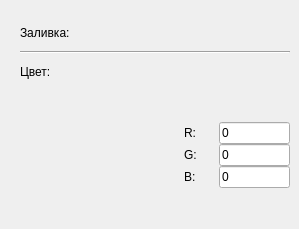
         <widget class="QWidget" name="fill_page">
          <widget class="QWidget" name="verticalLayoutWidget_6">
           <property name="geometry">
            <rect>
             <x>20</x>
             <y>20</y>
             <width>270</width>
             <height>200</height>
            </rect>
           </property>
           <layout class="QVBoxLayout" name="fill_layout" stretch="1,0,1,5">
            <property name="spacing">
             <number>5</number>
            </property>
            <item>
             <widget class="QLabel" name="label_20">
              <property name="text">
               <string>Заливка:</string>
              </property>
             </widget>
            </item>
            <item>
             <widget class="Line" name="line_3">
              <property name="orientation">
               <enum>Qt::Horizontal</enum>
              </property>
             </widget>
            </item>
            <item>
             <widget class="QLabel" name="label_4">
              <property name="text">
               <string>Цвет:</string>
              </property>
             </widget>
            </item>
            <item>
             <layout class="QHBoxLayout" name="fill_color_setter" stretch="3,2">
              <property name="leftMargin">
               <number>5</number>
              </property>
              <item>
               <spacer name="horizontalSpacer_7">
                <property name="orientation">
                 <enum>Qt::Horizontal</enum>
                </property>
                <property name="sizeHint" stdset="0">
                 <size>
                  <width>40</width>
                  <height>20</height>
                 </size>
                </property>
               </spacer>
              </item>
              <item>
               <layout class="QHBoxLayout" name="horizontalLayout_8" stretch="2">
                <property name="spacing">
                 <number>10</number>
                </property>
                <property name="leftMargin">
                 <number>0</number>
                </property>
                <item>
                 <layout class="QVBoxLayout" name="verticalLayout_11" stretch="2,3,3,3,2">
                  <property name="spacing">
                   <number>0</number>
                  </property>
                  <item>
                   <spacer name="verticalSpacer_5">
                    <property name="orientation">
                     <enum>Qt::Vertical</enum>
                    </property>
                    <property name="sizeHint" stdset="0">
                     <size>
                      <width>20</width>
                      <height>40</height>
                     </size>
                    </property>
                   </spacer>
                  </item>
                  <item>
                   <layout class="QHBoxLayout" name="horizontalLayout_16" stretch="1,2">
                    <item>
                     <widget class="QLabel" name="label_14">
                      <property name="text">
                       <string>R:</string>
                      </property>
                     </widget>
                    </item>
                    <item>
                     <widget class="QLineEdit" name="red_line_edit_3">
                      <property name="text">
                       <string>0</string>
                      </property>
                     </widget>
                    </item>
                   </layout>
                  </item>
                  <item>
                   <layout class="QHBoxLayout" name="horizontalLayout_17" stretch="1,2">
                    <item>
                     <widget class="QLabel" name="label_22">
                      <property name="text">
                       <string>G:</string>
                      </property>
                     </widget>
                    </item>
                    <item>
                     <widget class="QLineEdit" name="green_line_edit_3">
                      <property name="text">
                       <string>0</string>
                      </property>
                     </widget>
                    </item>
                   </layout>
                  </item>
                  <item>
                   <layout class="QHBoxLayout" name="horizontalLayout_18" stretch="1,2">
                    <item>
                     <widget class="QLabel" name="label_24">
                      <property name="text">
                       <string>B:</string>
                      </property>
                     </widget>
                    </item>
                    <item>
                     <widget class="QLineEdit" name="blue_line_edit_3">
                      <property name="text">
                       <string>0</string>
                      </property>
                     </widget>
                    </item>
                   </layout>
                  </item>
                  <item>
                   <spacer name="verticalSpacer_6">
                    <property name="orientation">
                     <enum>Qt::Vertical</enum>
                    </property>
                    <property name="sizeHint" stdset="0">
                     <size>
                      <width>20</width>
                      <height>40</height>
                     </size>
                    </property>
                   </spacer>
                  </item>
                 </layout>
                </item>
               </layout>
              </item>
             </layout>
            </item>
           </layout>
          </widget>
         </widget>
